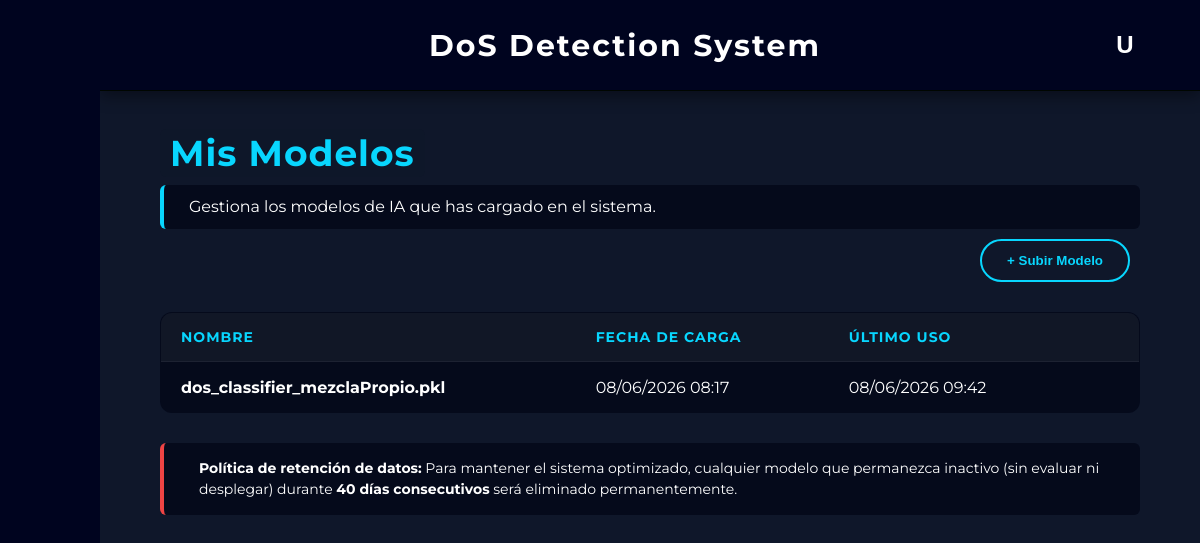
/modelos (signed in), run on the app's committed database.
### app/models.py (models this page shows)
class Modelo(db.Model):
    __tablename__ = 'modelos'
    id = db.Column(db.Integer, primary_key=True)
    nombre = db.Column(db.String(150), nullable=False)
    ruta_archivo = db.Column(db.String(255), nullable=False)
    usuario_id = db.Column(db.Integer, db.ForeignKey('usuarios.id'), nullable=False)
    fecha_subida = db.Column(db.DateTime, default=datetime.now(pytz.timezone('Europe/Madrid')))
    fecha_ultimo_uso = db.Column(db.DateTime, default=datetime.now(pytz.timezone('Europe/Madrid')))
    usuario = db.relationship('User', backref=db.backref('modelos', cascade="all, delete-orphan", lazy=True))

### app/routes/pages/modelos.py (the view)
@modelos_bp.route("/modelos", methods=["GET"])
def index():
    if session.get('guest'):
        datos_invitado = session.get('guest_models', [])
        modelos = [ModeloInvitado(m['nombre'], m['fecha_subida']) for m in datos_invitado]
    else:
        user_id = session.get('user_id')
        if not user_id:
            return redirect(url_for('auth.login'))
        modelos = Modelo.query.filter_by(usuario_id=user_id).order_by(Modelo.fecha_subida.desc()).all()
    return render_template("modelos.html", modelos=modelos)

### app/templates/modelos.html (shortened to what this page needs)
{% extends "base.html" %}
{% block content %}
<div style="padding: 40px 60px;">
    <h2><span style="color: #08d6fe; background-color: #0f172ad3; padding: 2px 10px; border-radius: 6px; margin-bottom: 30px; font-size: 36px; letter-spacing: 1px;">Mis Modelos</span></h2>
    <div style="margin-top: 10px; margin-bottom: 10px; padding: 10px 10px; background: rgba(2, 6, 23, 0.726); border-left: 4px solid #08d6fe; border-radius: 6px; display: flex; align-items: center; gap: 15px;">
        <p style="color: white; font-size: 16px; margin: 0; line-height: 1.5;">
            Gestiona los modelos de IA que has cargado en el sistema.
        </p>
    </div>
    <div class="table-header">
        <button class="action-btn" onclick="openModal()">+ Subir Modelo</button>
    </div>
    <table class="glass-table">
        <thead>
            <tr>
                <th>Nombre</th>
                <th>Fecha de Carga</th>
                <th>Último Uso</th>
                <th style="text-align: center;"> </th>
            </tr>
        </thead>
        <tbody>
            {% for modelo in modelos %}
            <tr>
                <td style="font-weight: bold;">{{ modelo.nombre }}</td>
                <td>{{ modelo.fecha_subida.strftime('%d/%m/%Y %H:%M') }}</td>
                <td>{{ modelo.fecha_ultimo_uso.strftime('%d/%m/%Y %H:%M') }}</td>
                <td style="text-align: center;">
                    <form action="{{ url_for('modelos.delete', model_id=(modelo.id if not session.get('guest') else loop.index0)) }}"
                        method="POST"
                        onsubmit="confirmAction(event, this, '¿Quiere eliminar este modelo?');"
                        style="display: inline;">
                        <button type="submit" class="delete-btn" title="Eliminar Modelo">
                        </button>
                    </form>
                </td>
            </tr>
            {% else %}
            <tr>
                <td colspan="4" style="text-align: center; padding: 30px; opacity: 0.7;">No has subido ningún modelo todavía.</td>
            </tr>
            {% endfor %}
        </tbody>
    </table>
    <div style="margin-top: 30px; padding: 15px 20px; background: rgba(2, 6, 23, 0.726); border-left: 4px solid #ef4444; border-radius: 6px; display: flex; align-items: center; gap: 15px;">
        <p style="color: white; font-size: 14px; margin: 0; line-height: 1.5;">
            {% if session.get('guest') %}
                <strong>Sesión temporal:</strong> Estás utilizando una cuenta de invitado. Todos los modelos que registres serán <strong>eliminados permanentemente</strong> en el momento en que cierres la sesión.
            {% else %}
                <strong>Política de retención de datos:</strong> Para mantener el sistema optimizado, cualquier modelo que permanezca inactivo (sin evaluar ni desplegar) durante <strong>40 días consecutivos</strong> será eliminado permanentemente.
            {% endif %}
        </p>
    </div>
</div>
{% endblock %}

### app/static/css/style.css (style rules this page uses)
* { margin: 0; padding: 0; box-sizing: border-box; }
body { font-family: 'Montserrat'; background-color: #0f172a; color: #e5e7eb; }
button { background-color: #013d76; color: white; border: none; padding: 10px 15px; border-radius: 8px; cursor: pointer; margin-right: 10px; font-weight: bold; }
.body-home { background-image: url('../img/fondo.png'); background-size: cover; background-position: center; background-repeat: no-repeat; background-attachment: fixed; margin: 0; height: 100vh; }
.table-header { display: flex; justify-content: space-between; align-items: center; margin-bottom: 30px; color: #00041f; }
.action-btn { background-color: transparent; color: #08d6fe; border: 2px solid #08d6fe; padding: 12px 25px; border-radius: 50px; font-weight: bold; cursor: pointer; transition: all 0.3s ease; }
.glass-table { width: 100%; border-collapse: collapse; background-color: rgba(2, 6, 23, 0.726); border: 1px solid rgba(255, 255, 255, 0.1); border-radius: 12px; overflow: hidden; color: white; }
.glass-table th, .glass-table td { padding: 15px 20px; text-align: left; border-bottom: 1px solid rgba(255, 255, 255, 0.05); }
.glass-table th { background-color: rgba(255, 255, 255, 0.05); font-weight: bold; color: #08d6fe; text-transform: uppercase; font-size: 14px; letter-spacing: 1px; }
.delete-btn { background: transparent; border: none; color: #94a3b8; font-size: 18px; cursor: pointer; transition: all 0.2s ease; padding: 5px; margin: 0; }

### data on the page
Modelo: nombre "dos_classifier_mezclaPropio.pkl", fecha_subida "08/06/2026 08:17", fecha_ultimo_uso "08/06/2026 09:42"

### other printed values
{{ session.get('username')[0] | upper }} "U"
